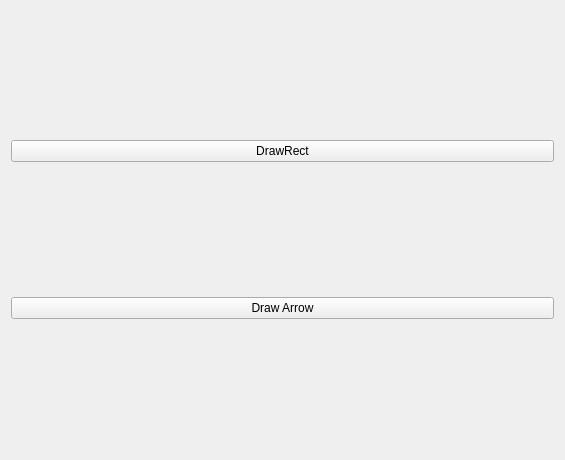
<?xml version="1.0" encoding="UTF-8"?>
<ui version="4.0">
 <class>FrameDrawButtons</class>
 <widget class="QWidget" name="FrameDrawButtons">
  <property name="geometry">
   <rect>
    <x>0</x>
    <y>0</y>
    <width>565</width>
    <height>460</height>
   </rect>
  </property>
  <property name="windowTitle">
   <string>Form</string>
  </property>
  <layout class="QVBoxLayout" name="verticalLayout">
   <item>
    <widget class="QPushButton" name="BtnDrawRect">
     <property name="text">
      <string>DrawRect</string>
     </property>
    </widget>
   </item>
   <item>
    <widget class="QPushButton" name="BtnDrawArrow">
     <property name="text">
      <string>Draw Arrow</string>
     </property>
    </widget>
   </item>
  </layout>
 </widget>
 <resources/>
 <connections>
  <connection>
   <sender>BtnDrawRect</sender>
   <signal>clicked()</signal>
   <receiver>FrameDrawButtons</receiver>
   <slot>BtnClickedDrawRect()</slot>
   <hints>
    <hint type="sourcelabel">
     <x>60</x>
     <y>52</y>
    </hint>
    <hint type="destinationlabel">
     <x>60</x>
     <y>204</y>
    </hint>
   </hints>
  </connection>
  <connection>
   <sender>BtnDrawArrow</sender>
   <signal>clicked()</signal>
   <receiver>FrameDrawButtons</receiver>
   <slot>BtnClickedDrawArrow()</slot>
   <hints>
    <hint type="sourcelabel">
     <x>176</x>
     <y>51</y>
    </hint>
    <hint type="destinationlabel">
     <x>328</x>
     <y>23</y>
    </hint>
   </hints>
  </connection>
 </connections>
 <slots>
  <slot>BtnClickedDrawRect()</slot>
  <slot>BtnClickedDrawArrow()</slot>
 </slots>
</ui>
